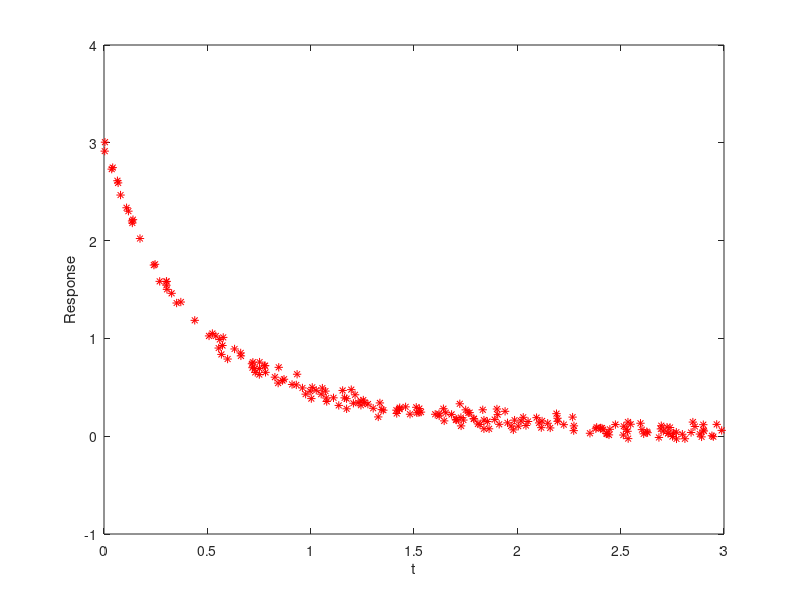

The MATLAB source for this figure: (Note: this script raises an error after producing the figure.)
clc; clear all; close all
rng default % For reproducibility
A = [1,2];
r = [-1,-3];
tdata = 3*rand(200,1);
tdata = sort(tdata); % Increasing times for easier plotting
noisedata = 0.05*randn(size(tdata)); % Artificial noise
ydata = A(1)*exp(r(1)*tdata) + A(2)*exp(r(2)*tdata) + noisedata;
plot(tdata,ydata,'r*')
xlabel 't'
ylabel 'Response'

A = optimvar('A',2);
r = optimvar('r',2);

fun = @(A,r) A(1)*exp(r(1)*tdata) + A(2)*exp(r(2)*tdata);
response = fcn2optimexpr(fun,A,r);
obj = sum((response - ydata).^2);

lsqproblem = optimproblem("Objective",obj);

x0.A = [1/2,3/2];
x0.r = [-1/2,-3/2];

[sol,fval] = solve(lsqproblem,x0)

figure
responsedata = evaluate(response,sol);
plot(tdata,ydata,'r*',tdata,responsedata,'b-')
legend('Original Data','Fitted Curve')
xlabel 't'
ylabel 'Response'
title("Fitted Response")

disp(sol.A)
disp(sol.r)
